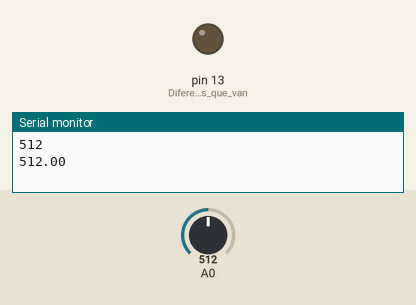
The sketch below on a simulated Arduino Uno, built with avr-gcc and run on an emulated ATmega328P. On the bench: output pins drawn as LEDs (lit = HIGH), the last lines printed to the serial monitor. The inputs (shaded band) are chosen by the test bench; at power-on: A0 = 512.

Above: at 1.2 s.
1.3 s: A0 set to 792
3.2 s: A0 set to 809
At 5.2 s:
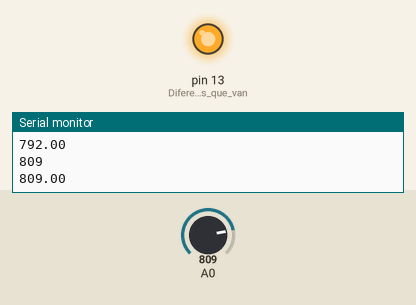
5.5 s: A0 set to 716
At 7.0 s:
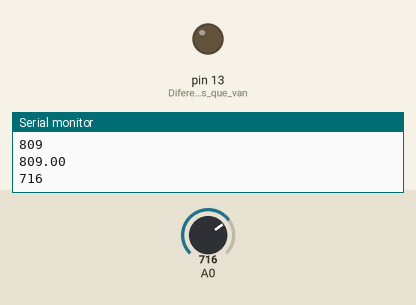
7.5 s: A0 set to 900
At 8.6 s:
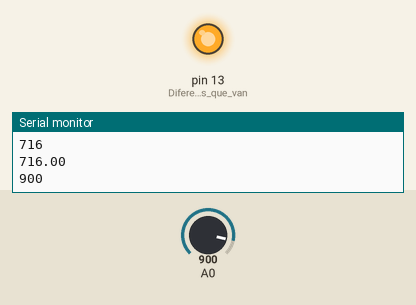
Timing chart, 0 to 10.5 s (numbered marks = the images above; inputs shaded):
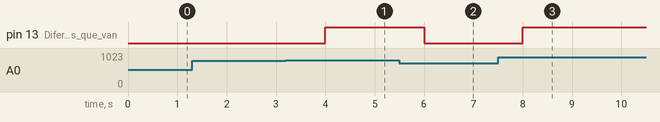

The sketch:

Hola_Mundo_Comunicaccion.ino
```cpp
int valor_limete=800;
// Este valor es AJUSTABLE depentiendo
//la humedad que queremos mantener
float humedad=0;

void setup(){
  Serial.begin(9600);
  pinMode(13,OUTPUT); // Diferentes pines que van a enviar las señales electricas para activar las bombas
 }

void loop() {
  Serial.println(analogRead(A0)); // Diferentes lectores de valores de humedad
  humedad = analogRead(A0);
  if(analogRead(A0) > valor_limete){ // Programamos para que si los valores no son los deceados activen el pin
    digitalWrite(13,HIGH);
  }
  else{
    digitalWrite(13, LOW);
  }
  delay (1000);

Serial.println(humedad);
delay(1000);
}
```

Measured:
- the behaviour switches between 800 and 801 on A0 (found by bisection; images 0 and 1)
- after the input at 3.2 s, pin 13 (Diferentes_pines_que_van): LOW → HIGH after 0.80 s
- after the input at 5.5 s, pin 13 (Diferentes_pines_que_van): HIGH → LOW after 0.50 s
- after the input at 7.5 s, pin 13 (Diferentes_pines_que_van): LOW → HIGH after 0.50 s
